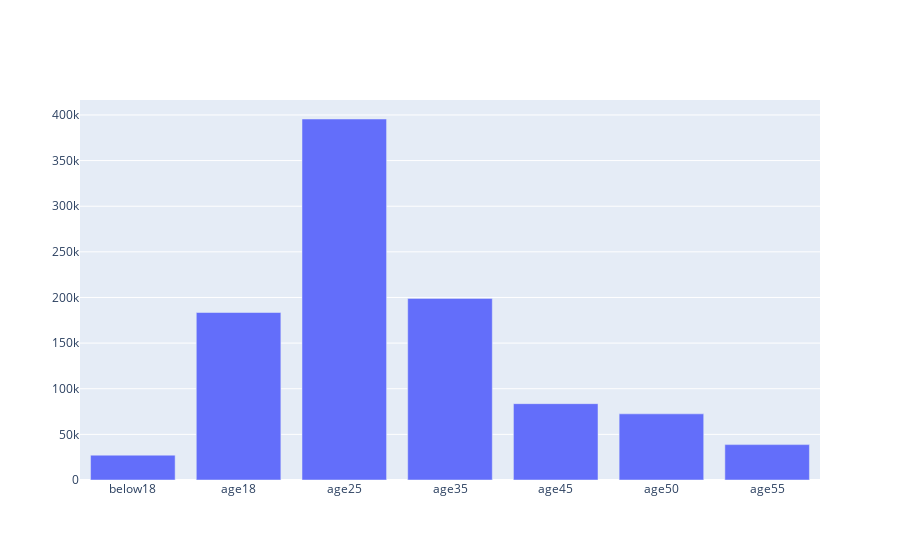

Notebook code for this chart:
### Code cell
age_dist=go.Figure(data=[go.Bar(x=x1,y=age['UserID'])])
age_dist

### Figure 1 — Plotly figure (JSON) as saved in the notebook; plotly's stock layout.template omitted (floating-point values rounded to 4 significant figures)
{"data": [{"type": "bar", "x": ["below18", "age18", "age25", "age35", "age45", "age50", "age55"], "y": [27211, 183536, 395556, 199003, 83633, 72490, 38780]}], "layout": {}}
